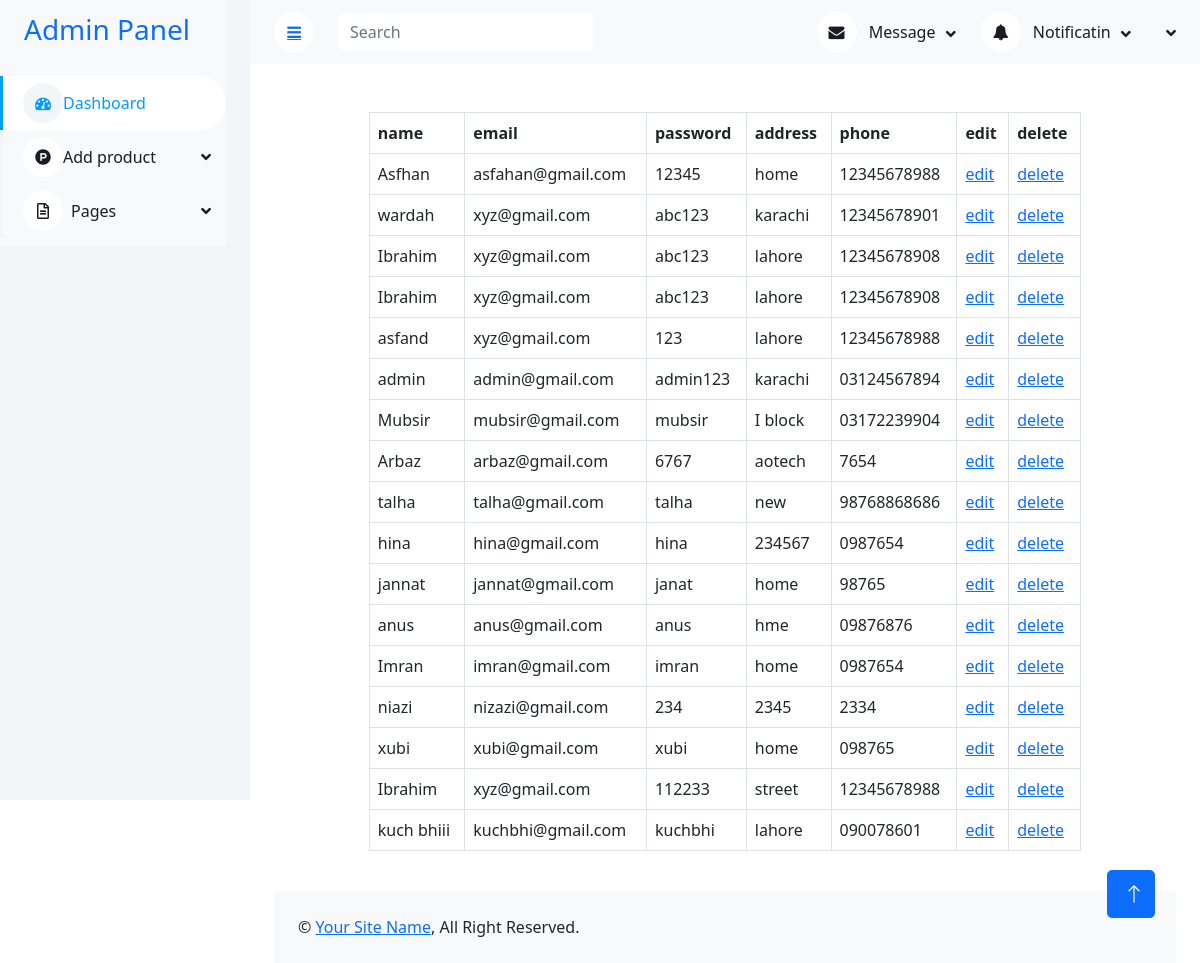
The page /admin/table.php on the database as committed earlier.
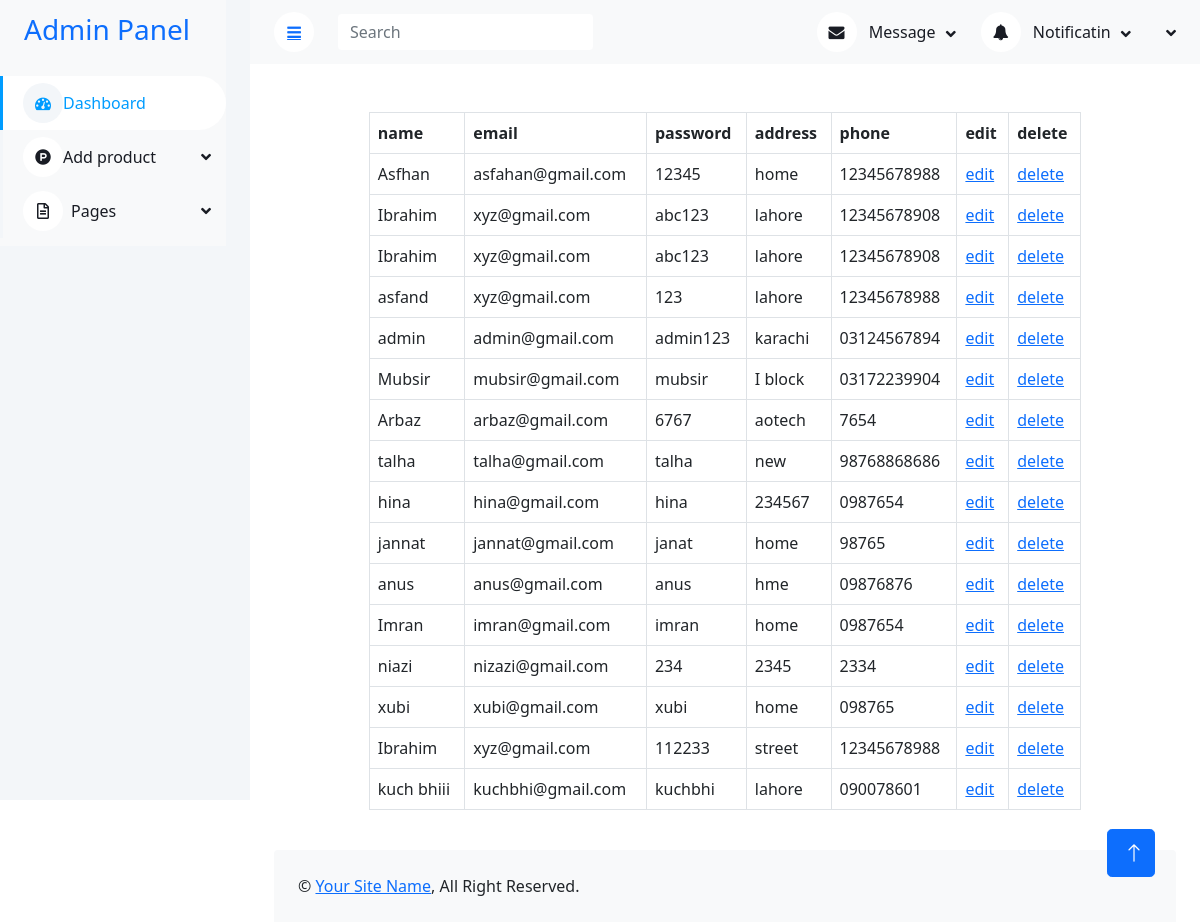
The same page on the database as committed later.
### tables this page shows
CREATE TABLE `users` (
  `user_id` int(11) NOT NULL,
  `user_name` varchar(255) DEFAULT NULL,
  `email` varchar(255) DEFAULT NULL,
  `passwordd` varchar(255) DEFAULT NULL,
  `address` varchar(255) DEFAULT NULL,
  `Phone` varchar(11) NOT NULL,
  `role` int(11) DEFAULT NULL
);

### admin/table.php (the view)
<?php
include("header.php");
include("config.php");
$query = "SELECT * FROM users";
$result = mysqli_query($conn,$query);
?>
    <table class = "table table-bordered p-2 w-75 mx-auto mt-5 ">
        <thead>
            <tr>
                <th>name</th>
                <th>email</th>
                <th>password</th>
                <th>address</th>
                <th>phone</th>
                <th>edit</th>
                <th>delete</th>
            </tr>
        </thead>
        <tbody>
            <?php
            while($data = mysqli_fetch_assoc($result)){
                ?>
                <tr >
                <td><?php echo $data ["user_name"]; ?></td>
                <td><?php echo $data ["email"]; ?></td>
                <td><?php echo $data ["passwordd"]; ?></td>
                <td><?php echo $data ["address"]; ?></td>
                <td><?php echo $data ["Phone"]; ?></td>
                <td><a  onclick="return confirm('are you sure data edit')" href="edit.php?id=<?php echo $data["user_id"]; ?>" >edit</a></td>
                <td><a  onclick="return confirm('are you sure delete data')"  href="delete.php?id=<?php echo $data["user_id"]; ?>" >delete</a></td>
                </tr>
                <?php
            }
            ?>
        </tbody>
    </table>
</body>
<?php
include("footer.php");
?>
</html>

### admin/header.php (shortened to what this page needs)
<!DOCTYPE html>
<html lang="en">
<head>
    <link rel="stylesheet" href="myProjects/webProject/icofont/css/icofont.min.css">
    <link rel="stylesheet" href="path/to/font-awesome/css/font-awesome.min.css">
    <link href="https://cdnjs.cloudflare.com/ajax/libs/font-awesome/5.10.0/css/all.min.css" rel="stylesheet">
    <link href="https://cdn.jsdelivr.net/npm/bootstrap-icons@1.4.1/font/bootstrap-icons.css" rel="stylesheet">
    <link href="lib/owlcarousel/assets/owl.carousel.min.css" rel="stylesheet">
    <link href="lib/tempusdominus/css/tempusdominus-bootstrap-4.min.css" rel="stylesheet" />
    <link href="https://cdnjs.cloudflare.com/ajax/libs/font-awesome/4.7.0/css/font-awesome.css" rel="stylesheet" />
    <link href="css/bootstrap.min.css" rel="stylesheet">
    <link href="css/style.css" rel="stylesheet">
    <link href="https://cdn.jsdelivr.net/npm/bootstrap@5.0.2/dist/css/bootstrap.min.css" rel="stylesheet">
</head>
<body>
    <div class="container-xxl position-relative bg-white d-flex p-0">
        <div class="sidebar pe-4 pb-3">
            <nav class="navbar bg-light navbar-light">
                <a href="index.php" class="navbar-brand mx-4 mb-3">
                    <h3 class="text-primary">Admin Panel</h3>
                </a>
                <div class="navbar-nav w-100">
                    <a href="index.html" class="nav-item nav-link active"><i class="fa fa-tachometer" aria-hidden="true"></i>Dashboard</a>
                    <div class="nav-item dropdown">
                        <a href="#" class="nav-link dropdown-toggle" data-bs-toggle="dropdown"><i class="fa fa-product-hunt" aria-hidden="true"></i>Add product</a>
                    </div>
                    <div class="nav-item dropdown">
                        <a href="#" class="nav-link dropdown-toggle" data-bs-toggle="dropdown"><i class="far fa-file-alt me-2"></i>Pages</a>
                    </div>
                </div>
            </nav>
        </div>
        <div class="content">
            <nav class="navbar navbar-expand bg-light navbar-light sticky-top px-4 py-0">
                <a href="#" class="sidebar-toggler flex-shrink-0">
                    <i class="fa fa-bars"></i>
                </a>
                <form class="d-none d-md-flex ms-4">
                    <input class="form-control border-0" type="search" placeholder="Search">
                </form>
                <div class="navbar-nav align-items-center ms-auto">
                    <div class="nav-item dropdown">
                        <a href="#" class="nav-link dropdown-toggle" data-bs-toggle="dropdown">
                            <i class="fa fa-envelope me-lg-2"></i>
                            <span class="d-none d-lg-inline-flex">Message</span>
                        </a>
                    </div>
                    <div class="nav-item dropdown">
                        <a href="#" class="nav-link dropdown-toggle" data-bs-toggle="dropdown">
                            <i class="fa fa-bell me-lg-2"></i>
                            <span class="d-none d-lg-inline-flex">Notificatin</span>
                        </a>
                    </div>
                    <div class="nav-item dropdown">
                        <a href="#" class="nav-link dropdown-toggle" data-bs-toggle="dropdown">
                        </a>
                    </div>
                </div>
            </nav>

### admin/footer.php (shortened to what this page needs)
<div class="container-fluid pt-4 px-4">
                <div class="bg-light rounded-top p-4">
                    <div class="row">
                        <div class="col-12 col-sm-6 text-center text-sm-start">
                            &copy; <a href="#">Your Site Name</a>, All Right Reserved.
                        </div>
                        <div class="col-12 col-sm-6 text-center text-sm-end">
                        </div>
                    </div>
                </div>
            </div>
        <a href="#" class="btn btn-lg btn-primary btn-lg-square back-to-top"><i class="bi bi-arrow-up"></i></a>
</body>
</html>

### admin/css/style.css (style rules this page uses)
:root { --primary: #009CFF; --light: #F3F6F9; --dark: #191C24; }
.back-to-top { position: fixed; display: none; right: 45px; bottom: 45px; z-index: 99; }
.btn { transition: .5s; }
.btn.btn-primary { color: #FFFFFF; }
.btn-lg-square { width: 48px; height: 48px; }
.btn-square, .btn-sm-square, .btn-lg-square { padding: 0; display: inline-flex; align-items: center; justify-content: center; font-weight: normal; border-radius: 50px; }
.sidebar { position: fixed; top: 0; left: 0; bottom: 0; width: 250px; height: 100vh; overflow-y: auto; background: var(--light); transition: 0.5s; z-index: 999; }
.content { margin-left: 250px; min-height: 100vh; background: #FFFFFF; transition: 0.5s; }
@media (min-width: 992px) { .sidebar { margin-left: 0; } }
@media (min-width: 992px) { .content { width: calc(100% - 250px); } }
.sidebar .navbar .navbar-nav .nav-link { padding: 7px 20px; color: var(--dark); font-weight: 500; border-left: 3px solid var(--light); border-radius: 0 30px 30px 0; outline: none; }
.sidebar .navbar .navbar-nav .nav-link:hover, .sidebar .navbar .navbar-nav .nav-link.active { color: var(--primary); background: #FFFFFF; border-color: var(--primary); }
.sidebar .navbar .navbar-nav .nav-link i { width: 40px; height: 40px; display: inline-flex; align-items: center; justify-content: center; background: #FFFFFF; border-radius: 40px; }
.sidebar .navbar .navbar-nav .nav-link:hover i, .sidebar .navbar .navbar-nav .nav-link.active i { background: var(--light); }
.sidebar .navbar .dropdown-toggle::after { position: absolute; top: 15px; right: 15px; border: none; content: "\f107"; font-family: "Font Awesome 5 Free"; font-weight: 900; transition: .5s; }
.content .navbar .navbar-nav .nav-link { margin-left: 25px; padding: 12px 0; color: var(--dark); outline: none; }
.content .navbar .sidebar-toggler, .content .navbar .navbar-nav .nav-link i { width: 40px; height: 40px; display: inline-flex; align-items: center; justify-content: center; background: #FFFFFF; border-radius: 40px; }
.content .navbar .dropdown-toggle::after { margin-left: 6px; vertical-align: middle; border: none; content: "\f107"; font-family: "Font Awesome 5 Free"; font-weight: 900; transition: .5s; }

Rows that differ between the two databases and show on the page:
removed users: user_name "wardah", email "xyz@gmail.com", passwordd "abc123", address "karachi", Phone "12345678901"
